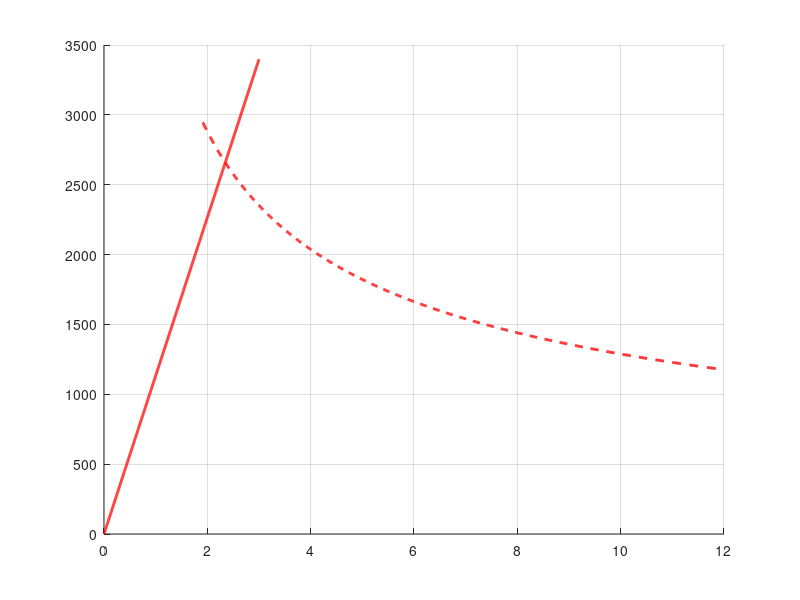

MATLAB code to generate this figure: (Note: this script raises an error after producing the figure.)
clear;

files  = {'DCBTauNormal15.mat','DCBTauNormal30.mat','DCBTauNormal60Check.mat'};
labels = {'\tau_n^0 = 15 MPa','\tau_n^0 = 30 MPa','\tau_n^0 = 60 MPa'};

outDir = 'C:\Users\david\Desktop\PlotsResultats\2.DCB';

if ~exist(outDir,'dir')
    mkdir(outDir);
end

figPos = [100 100 1200 900];
fontSize = 22;
lineWidth = 2;

figPos = [100 100 1200 900];
fontSize = 22;
lineWidth = 2;

E  = 120e9;
nu = 0.3;
Gc = 260;
b  = 1;
h  = 1.55e-3;
a0 = 35e-3;
aMax = 80e-3;

nuStress = nu/(1+nu); 
EStress  = E*(1-nuStress^2);    

E = EStress;
nu = nuStress;

G13   = E/(2*(1+nu));
Gamma = 1.18*sqrt(E*E)/G13;
chi   = sqrt((E/(11*G13))*(3-2*(Gamma/(1+Gamma))^2));

Fdcb = sqrt(E*b^2*h^3*Gc/(12*(a0+chi*h)^2));
Cdcb = 8*(a0+chi*h)^3/(E*b*h^3);

uElastic = linspace(0,3e-3,1000);
FElastic = uElastic/Cdcb;

a = linspace(a0*0.9,aMax,1000);
FProp = sqrt(E*b^2*h^3*Gc./(12*(a+chi*h).^2));
CProp = 8*(a+chi*h).^3./(E*b*h^3);
uProp = CProp.*FProp;

fig = figure('Position',figPos);
hold on
grid on

plot(uElastic*1e3,FElastic,'r','LineWidth',lineWidth,'DisplayName','LEFM elastic')
plot(uProp*1e3,FProp,'r--','LineWidth',lineWidth,'DisplayName','LEFM propagation')

markers = {'o','s','d'};

for i = 1:numel(files)
    S = load(files{i});
    fn = fieldnames(S);
    data = S.(fn{1});

    U = 2*data(:,2)*1e3;
    F = data(:,1);

    scatter(U,F,30,markers{i},'filled','DisplayName',labels{i})
end

xlabel('Opening displacement [mm]','FontSize',fontSize)
ylabel('Load [N]','FontSize',fontSize)
title('DCB Benchmark. Traction displacement graph','FontSize',fontSize)
legend('Location','best','FontSize',fontSize-2)
set(gca,'FontSize',fontSize)

xlim([0,6])


exportgraphics(fig,fullfile(outDir,'DCBPlaneStress.png'),'Resolution',300);
